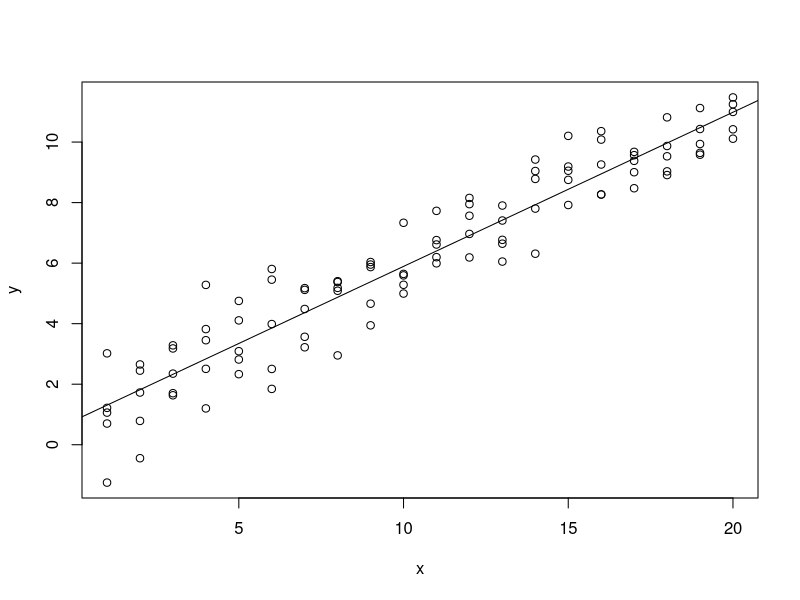

This chart was generated by the following R code:
n <- 100
x <- rep(1:20, length.out=n)
beta <- c(b0=1, b1=0.5)
X <- cbind(1, x)
mu <- X %*% beta
y <- rnorm(n, mean=mu, sd=1)

plot(x, y)
abline(mod <- lm(y~x))
mod
